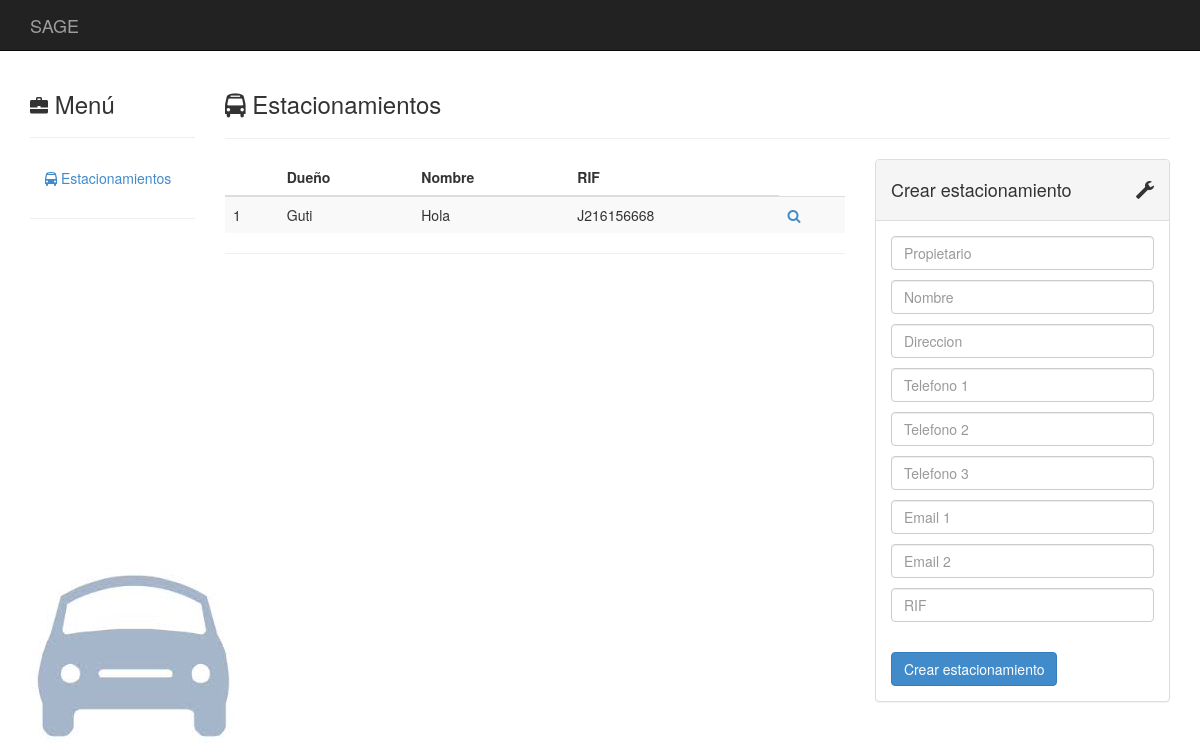
/estacionamientos/, run on the app's committed database.
### estacionamientos/models.py (models this page shows)
class Estacionamiento(models.Model):
	propietario = models.CharField(max_length = 50, help_text = "Nombre Propio")
	nombre = models.CharField(max_length = 50)
	direccion = models.TextField(max_length = 120)
	telefono1 = models.CharField(blank = True, null = True, max_length = 30)
	telefono2 = models.CharField(blank = True, null = True, max_length = 30)
	telefono3 = models.CharField(blank = True, null = True, max_length = 30)
	email1 = models.EmailField(blank = True, null = True)
	email2 = models.EmailField(blank = True, null = True)
	rif = models.CharField(max_length = 12)
	content_type = models.ForeignKey(ContentType, null = True)
	object_id = models.PositiveIntegerField(null = True)
	esquemaTarifa = GenericForeignKey()
	tarifa = models.CharField(max_length = 50, blank = True, null = True)
	apertura = models.TimeField(blank = True, null = True)
	cierre = models.TimeField(blank = True, null = True)
	reservasInicio = models.TimeField(blank = True, null = True)
	reservasCierre = models.TimeField(blank = True, null = True)
	nroPuesto = models.IntegerField(blank = True, null = True)

### estacionamientos/views.py (the view, shortened to what this page needs)
def estacionamientos_all(request):
    estacionamientos = Estacionamiento.objects.all()
    if request.method == 'GET':
        form = EstacionamientoForm()
    return render(request, 'base.html', {'form': form, 'estacionamientos': estacionamientos})

### templates/base.html (shortened to what this page needs)
{% load staticfiles %}
<!DOCTYPE html>
<html lang="es"><head>
    <link href="{% static 'css/bootstrap.min.css'%}" rel="stylesheet">
    <link href="{% static 'css/base.css'%}" rel="stylesheet">
    <link href="{% static 'css/font-awesome.min.css'%}" rel="stylesheet">
   </head>
    <div id="top-nav" class="navbar navbar-inverse navbar-static-top">
      <div class="container">
        <div class="navbar-header">
          <div class="navbar-brand" href="#">
            SAGE
          </div>
        </div>
        <div class="navbar-collapse collapse">
        </div>
      </div>
    </div>
    <div class="container">
      <div class="row">
        <div class="col-sm-2">
          <h3>
            <i class="glyphicon glyphicon-briefcase">
            </i>
            Menú
          </h3>
          <hr>
          <ul class="nav nav-stacked">
            <li>
              <a href=".">
                <i class="fa fa-bus"></i>
                Estacionamientos
              </a>
            </li>
          </ul>
          <hr>
        </div>
<div class="col-sm-10">
       <h3><i class="fa fa-bus"></i> Estacionamientos</h3>
       <hr>
     <div class="row">
       <div class="col-md-8">
      <table class="table table-striped">
      {% if estacionamientos %}
        <thead>
          <tr><th></th><th>Dueño</th><th>Nombre</th><th>RIF</th></tr>
        </thead>
        <tbody>
        {% for obj in estacionamientos %}
          <tr><td>{{forloop.counter}}</td><td>{{obj.propietario}}</td><td>{{obj.nombre}}</td><td>{{obj.rif}}</td><td><a href="./{{obj.id}}"><i class="fa fa-search"></i></a> </td></tr>
        {% endfor %}
        </tbody>
        {% else %}
       <h3>No hay estacionamientos</h3>
      {% endif %}
      </table>
      <hr>
    </div><div class="col-md-4">
          <div class="panel panel-default">
            <div class="panel-heading">
              <div class="panel-title">
                <i class="glyphicon glyphicon-wrench pull-right">
                </i>
                <h4>
                  Crear estacionamiento
                </h4>
              </div>
            </div>
            <div class="panel-body">
              <form action="." method="post" class="form form-vertical">
              {% for field in form %}
                <div class="control-group">
                  <div class="controls">
                    {% if not field.value or field.errors %}
                      <input type="text" class="form-control" name="{{field.name}}" placeholder="{{field.label}}" for="id_{{field.name}}"><p>
                    {% else %}
                      <input type="text" class="form-control" name="{{field.name}}" value="{{field.value}}" placeholder="{{field.label}}" for="id_{{field.name}}"><p>
                    {% endif %}
                  </div>
                </div>
              {% endfor %}
                <div class="control-group">
                  <div class="controls">
                    <button type="submit" class="btn btn-primary">
                      Crear estacionamiento
                    </button>
                  </div>
                </div>
              </form>
            </div>
          </div>
        </div></div>
    </div>
      </div>
    </div>
</body></html>

### static/css/base.css (style rules this page uses)
.navbar-static-top { margin-bottom:20px; }
i { font-size:18px; }

### data on the page
Estacionamiento: propietario "Guti", nombre "Hola", rif "J216156668"
